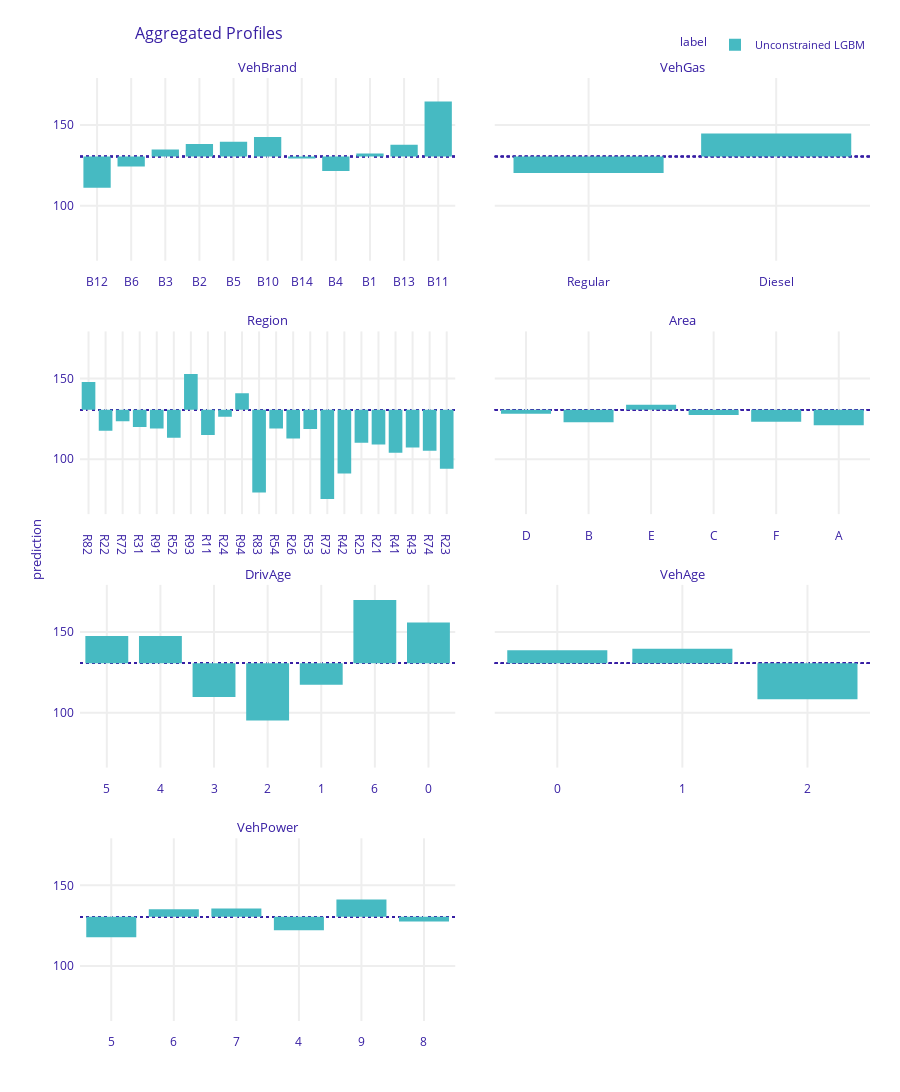

The notebook cell saved with this chart:
### Code cell
# Plots for unconstrained LGBM

pd_lgbm_unconstrained_cat.plot()

### Figure 1 — Plotly figure (JSON) as saved in the notebook; plotly's stock layout.template omitted (floating-point values rounded to 4 significant figures)
{"data": [{"alignmentgroup": "True", "base": [130.6, 130.6, 130.6, 130.6, 130.6, 130.6, 130.6, 130.6, 130.6, 130.6, 130.6], "customdata": [[111.1, "Unconstrained LGBM", "VehBrand"], [124.4, "Unconstrained LGBM", "VehBrand"], [134.8, "Unconstrained LGBM", "VehBrand"], [138.3, "Unconstrained LGBM", "VehBrand"], [139.7, "Unconstrained LGBM", "VehBrand"], [142.6, "Unconstrained LGBM", "VehBrand"], [129.3, "Unconstrained LGBM", "VehBrand"], [121.6, "Unconstrained LGBM", "VehBrand"], [132.3, "Unconstrained LGBM", "VehBrand"], [137.9, "Unconstrained LGBM", "VehBrand"], [164.6, "Unconstrained LGBM", "VehBrand"]], "hovertemplate": "<b>%{hovertext}</b><br><br>mean_prediction=%{base:.3f}<br>prediction=%{customdata[0]:.3f}<extra></extra>", "hovertext": ["Unconstrained LGBM", "Unconstrained LGBM", "Unconstrained LGBM", "Unconstrained LGBM", "Unconstrained LGBM", "Unconstrained LGBM", "Unconstrained LGBM", "Unconstrained LGBM", "Unconstrained LGBM", "Unconstrained LGBM", "Unconstrained LGBM"], "legendgroup": "Unconstrained LGBM", "marker": {"color": "#46bac2", "pattern": {"shape": ""}}, "name": "Unconstrained LGBM", "offsetgroup": "Unconstrained LGBM", "orientation": "v", "showlegend": true, "textposition": "auto", "type": "bar", "x": ["B12", "B6", "B3", "B2", "B5", "B10", "B14", "B4", "B1", "B13", "B11"], "xaxis": "x7", "y": [-19.44, -6.171, 4.265, 7.745, 9.127, 12.03, -1.235, -9.004, 1.745, 7.285, 34.03], "yaxis": "y7"}, {"alignmentgroup": "True", "base": [130.6, 130.6], "customdata": [[120.3, "Unconstrained LGBM", "VehGas"], [144.7, "Unconstrained LGBM", "VehGas"]], "hovertemplate": "<b>%{hovertext}</b><br><br>mean_prediction=%{base:.3f}<br>prediction=%{customdata[0]:.3f}<extra></extra>", "hovertext": ["Unconstrained LGBM", "Unconstrained LGBM"], "legendgroup": "Unconstrained LGBM", "marker": {"color": "#46bac2", "pattern": {"shape": ""}}, "name": "Unconstrained LGBM", "offsetgroup": "Unconstrained LGBM", "orientation": "v", "showlegend": false, "textposition": "auto", "type": "bar", "x": ["Regular", "Diesel"], "xaxis": "x8", "y": [-10.27, 14.16], "yaxis": "y8"}, {"alignmentgroup": "True", "base": [130.6, 130.6, 130.6, 130.6, 130.6, 130.6, 130.6, 130.6, 130.6, 130.6, 130.6, 130.6, 130.6, 130.6, 130.6, 130.6, 130.6, 130.6, 130.6, 130.6, 130.6, 130.6], "customdata": [[147.9, "Unconstrained LGBM", "Region"], [117.6, "Unconstrained LGBM", "Region"], [123.6, "Unconstrained LGBM", "Region"], [120.0, "Unconstrained LGBM", "Region"], [119.0, "Unconstrained LGBM", "Region"], [113.3, "Unconstrained LGBM", "Region"], [152.8, "Unconstrained LGBM", "Region"], [115.0, "Unconstrained LGBM", "Region"], [126.3, "Unconstrained LGBM", "Region"], [140.8, "Unconstrained LGBM", "Region"], [79.42, "Unconstrained LGBM", "Region"], [119.0, "Unconstrained LGBM", "Region"], [112.9, "Unconstrained LGBM", "Region"], [118.7, "Unconstrained LGBM", "Region"], [75.46, "Unconstrained LGBM", "Region"], [91.12, "Unconstrained LGBM", "Region"], [110.2, "Unconstrained LGBM", "Region"], [109.1, "Unconstrained LGBM", "Region"], [104.1, "Unconstrained LGBM", "Region"], [107.3, "Unconstrained LGBM", "Region"], [105.3, "Unconstrained LGBM", "Region"], [94.2, "Unconstrained LGBM", "Region"]], "hovertemplate": "<b>%{hovertext}</b><br><br>mean_prediction=%{base:.3f}<br>prediction=%{customdata[0]:.3f}<extra></extra>", "hovertext": ["Unconstrained LGBM", "Unconstrained LGBM", "Unconstrained LGBM", "Unconstrained LGBM", "Unconstrained LGBM", "Unconstrained LGBM", "Unconstrained LGBM", "Unconstrained LGBM", "Unconstrained LGBM", "Unconstrained LGBM", "Unconstrained LGBM", "Unconstrained LGBM", "Unconstrained LGBM", "Unconstrained LGBM", "Unconstrained LGBM", "Unconstrained LGBM", "Unconstrained LGBM", "Unconstrained LGBM", "Unconstrained LGBM", "Unconstrained LGBM", "Unconstrained LGBM", "Unconstrained LGBM"], "legendgroup": "Unconstrained LGBM", "marker": {"color": "#46bac2", "pattern": {"shape": ""}}, "name": "Unconstrained LGBM", "offsetgroup": "Unconstrained LGBM", "orientation": "v", "showlegend": false, "textposition": "auto", "type": "bar", "x": ["R82", "R22", "R72", "R31", "R91", "R52", "R93", "R11", "R24", "R94", "R83", "R54", "R26", "R53", "R73", "R42", "R25", "R21", "R41", "R43", "R74", "R23"], "xaxis": "x5", "y": [17.3, -12.93, -6.976, -10.55, -11.57, -17.26, 22.23, -15.61, -4.279, 10.25, -51.15, -11.55, -17.71, -11.89, -55.11, -39.45, -20.36, -21.42, -26.47, -23.3, -25.29, -36.37], "yaxis": "y5"}, {"alignmentgroup": "True", "base": [130.6, 130.6, 130.6, 130.6, 130.6, 130.6], "customdata": [[128.2, "Unconstrained LGBM", "Area"], [122.9, "Unconstrained LGBM", "Area"], [133.7, "Unconstrained LGBM", "Area"], [127.4, "Unconstrained LGBM", "Area"], [123.3, "Unconstrained LGBM", "Area"], [121.1, "Unconstrained LGBM", "Area"]], "hovertemplate": "<b>%{hovertext}</b><br><br>mean_prediction=%{base:.3f}<br>prediction=%{customdata[0]:.3f}<extra></extra>", "hovertext": ["Unconstrained LGBM", "Unconstrained LGBM", "Unconstrained LGBM", "Unconstrained LGBM", "Unconstrained LGBM", "Unconstrained LGBM"], "legendgroup": "Unconstrained LGBM", "marker": {"color": "#46bac2", "pattern": {"shape": ""}}, "name": "Unconstrained LGBM", "offsetgroup": "Unconstrained LGBM", "orientation": "v", "showlegend": false, "textposition": "auto", "type": "bar", "x": ["D", "B", "E", "C", "F", "A"], "xaxis": "x6", "y": [-2.336, -7.71, 3.179, -3.167, -7.307, -9.447], "yaxis": "y6"}, {"alignmentgroup": "True", "base": [130.6, 130.6, 130.6, 130.6, 130.6, 130.6, 130.6], "customdata": [[147.4, "Unconstrained LGBM", "DrivAge"], [147.4, "Unconstrained LGBM", "DrivAge"], [109.7, "Unconstrained LGBM", "DrivAge"], [95.19, "Unconstrained LGBM", "DrivAge"], [117.3, "Unconstrained LGBM", "DrivAge"], [169.7, "Unconstrained LGBM", "DrivAge"], [155.8, "Unconstrained LGBM", "DrivAge"]], "hovertemplate": "<b>%{hovertext}</b><br><br>mean_prediction=%{base:.3f}<br>prediction=%{customdata[0]:.3f}<extra></extra>", "hovertext": ["Unconstrained LGBM", "Unconstrained LGBM", "Unconstrained LGBM", "Unconstrained LGBM", "Unconstrained LGBM", "Unconstrained LGBM", "Unconstrained LGBM"], "legendgroup": "Unconstrained LGBM", "marker": {"color": "#46bac2", "pattern": {"shape": ""}}, "name": "Unconstrained LGBM", "offsetgroup": "Unconstrained LGBM", "orientation": "v", "showlegend": false, "textposition": "auto", "type": "bar", "x": ["5", "4", "3", "2", "1", "6", "0"], "xaxis": "x3", "y": [16.88, 16.85, -20.82, -35.37, -13.28, 39.12, 25.2], "yaxis": "y3"}, {"alignmentgroup": "True", "base": [130.6, 130.6, 130.6], "customdata": [[138.7, "Unconstrained LGBM", "VehAge"], [139.6, "Unconstrained LGBM", "VehAge"], [108.3, "Unconstrained LGBM", "VehAge"]], "hovertemplate": "<b>%{hovertext}</b><br><br>mean_prediction=%{base:.3f}<br>prediction=%{customdata[0]:.3f}<extra></extra>", "hovertext": ["Unconstrained LGBM", "Unconstrained LGBM", "Unconstrained LGBM"], "legendgroup": "Unconstrained LGBM", "marker": {"color": "#46bac2", "pattern": {"shape": ""}}, "name": "Unconstrained LGBM", "offsetgroup": "Unconstrained LGBM", "orientation": "v", "showlegend": false, "textposition": "auto", "type": "bar", "x": ["0", "1", "2"], "xaxis": "x4", "y": [8.096, 9.042, -22.27], "yaxis": "y4"}, {"alignmentgroup": "True", "base": [130.6, 130.6, 130.6, 130.6, 130.6, 130.6], "customdata": [[117.9, "Unconstrained LGBM", "VehPower"], [135.1, "Unconstrained LGBM", "VehPower"], [135.6, "Unconstrained LGBM", "VehPower"], [122.3, "Unconstrained LGBM", "VehPower"], [141.3, "Unconstrained LGBM", "VehPower"], [127.7, "Unconstrained LGBM", "VehPower"]], "hovertemplate": "<b>%{hovertext}</b><br><br>mean_prediction=%{base:.3f}<br>prediction=%{customdata[0]:.3f}<extra></extra>", "hovertext": ["Unconstrained LGBM", "Unconstrained LGBM", "Unconstrained LGBM", "Unconstrained LGBM", "Unconstrained LGBM", "Unconstrained LGBM"], "legendgroup": "Unconstrained LGBM", "marker": {"color": "#46bac2", "pattern": {"shape": ""}}, "name": "Unconstrained LGBM", "offsetgroup": "Unconstrained LGBM", "orientation": "v", "showlegend": false, "textposition": "auto", "type": "bar", "x": ["5", "6", "7", "4", "9", "8"], "xaxis": "x", "y": [-12.69, 4.572, 5.015, -8.301, 10.69, -2.915], "yaxis": "y"}], "layout": {"annotations": [{"font": {"size": 13}, "showarrow": false, "text": "VehPower", "x": 0.2375, "xanchor": "center", "xref": "paper", "y": 0.1938, "yanchor": "bottom", "yref": "paper"}, {"font": {"size": 13}, "showarrow": false, "text": "DrivAge", "x": 0.2375, "xanchor": "center", "xref": "paper", "y": 0.4625, "yanchor": "bottom", "yref": "paper"}, {"font": {"size": 13}, "showarrow": false, "text": "VehAge", "x": 0.7625, "xanchor": "center", "xref": "paper", "y": 0.4625, "yanchor": "bottom", "yref": "paper"}, {"font": {"size": 13}, "showarrow": false, "text": "Region", "x": 0.2375, "xanchor": "center", "xref": "paper", "y": 0.7312, "yanchor": "bottom", "yref": "paper"}, {"font": {"size": 13}, "showarrow": false, "text": "Area", "x": 0.7625, "xanchor": "center", "xref": "paper", "y": 0.7312, "yanchor": "bottom", "yref": "paper"}, {"font": {"size": 13}, "showarrow": false, "text": "VehBrand", "x": 0.2375, "xanchor": "center", "xref": "paper", "y": 1, "yanchor": "bottom", "yref": "paper"}, {"font": {"size": 13}, "showarrow": false, "text": "VehGas", "x": 0.7625, "xanchor": "center", "xref": "paper", "y": 1, "yanchor": "bottom", "yref": "paper"}, {"font": {"size": 13}, "showarrow": false, "text": "prediction", "textangle": -90, "x": -0.07, "xref": "paper", "y": 0.5, "yref": "paper"}], "barmode": "group", "font": {"color": "#371ea3"}, "height": 1509, "hovermode": "x unified", "legend": {"font": {"size": 11}, "itemsizing": "constant", "orientation": "h", "title": {"font": {"size": 12}, "text": "label"}, "tracegroupgap": 0, "x": 1, "xanchor": "right", "y": 1.02, "yanchor": "bottom"}, "margin": {"b": 71, "r": 30, "t": 78}, "shapes": [{"layer": "below", "line": {"color": "#371ea3", "dash": "dot", "width": 1.5}, "type": "line", "x0": 0, "x1": 1, "xref": "x domain", "y0": 130.6, "y1": 130.6, "yref": "y"}, {"layer": "below", "line": {"color": "#371ea3", "dash": "dot", "width": 1.5}, "type": "line", "x0": 0, "x1": 1, "xref": "x3 domain", "y0": 130.6, "y1": 130.6, "yref": "y3"}, {"layer": "below", "line": {"color": "#371ea3", "dash": "dot", "width": 1.5}, "type": "line", "x0": 0, "x1": 1, "xref": "x4 domain", "y0": 130.6, "y1": 130.6, "yref": "y4"}, {"layer": "below", "line": {"color": "#371ea3", "dash": "dot", "width": 1.5}, "type": "line", "x0": 0, "x1": 1, "xref": "x5 domain", "y0": 130.6, "y1": 130.6, "yref": "y5"}, {"layer": "below", "line": {"color": "#371ea3", "dash": "dot", "width": 1.5}, "type": "line", "x0": 0, "x1": 1, "xref": "x6 domain", "y0": 130.6, "y1": 130.6, "yref": "y6"}, {"layer": "below", "line": {"color": "#371ea3", "dash": "dot", "width": 1.5}, "type": "line", "x0": 0, "x1": 1, "xref": "x7 domain", "y0": 130.6, "y1": 130.6, "yref": "y7"}, {"layer": "below", "line": {"color": "#371ea3", "dash": "dot", "width": 1.5}, "type": "line", "x0": 0, "x1": 1, "xref": "x8 domain", "y0": 130.6, "y1": 130.6, "yref": "y8"}, {"layer": "below", "line": {"color": "#371ea3", "dash": "dot", "width": 1.5}, "type": "line", "x0": 0, "x1": 1, "xref": "x domain", "y0": 130.6, "y1": 130.6, "yref": "y"}, {"layer": "below", "line": {"color": "#371ea3", "dash": "dot", "width": 1.5}, "type": "line", "x0": 0, "x1": 1, "xref": "x3 domain", "y0": 130.6, "y1": 130.6, "yref": "y3"}, {"layer": "below", "line": {"color": "#371ea3", "dash": "dot", "width": 1.5}, "type": "line", "x0": 0, "x1": 1, "xref": "x4 domain", "y0": 130.6, "y1": 130.6, "yref": "y4"}, {"layer": "below", "line": {"color": "#371ea3", "dash": "dot", "width": 1.5}, "type": "line", "x0": 0, "x1": 1, "xref": "x5 domain", "y0": 130.6, "y1": 130.6, "yref": "y5"}, {"layer": "below", "line": {"color": "#371ea3", "dash": "dot", "width": 1.5}, "type": "line", "x0": 0, "x1": 1, "xref": "x6 domain", "y0": 130.6, "y1": 130.6, "yref": "y6"}, {"layer": "below", "line": {"color": "#371ea3", "dash": "dot", "width": 1.5}, "type": "line", "x0": 0, "x1": 1, "xref": "x7 domain", "y0": 130.6, "y1": 130.6, "yref": "y7"}, {"layer": "below", "line": {"color": "#371ea3", "dash": "dot", "width": 1.5}, "type": "line", "x0": 0, "x1": 1, "xref": "x8 domain", "y0": 130.6, "y1": 130.6, "yref": "y8"}, {"layer": "below", "line": {"color": "#371ea3", "dash": "dot", "width": 1.5}, "type": "line", "x0": 0, "x1": 1, "xref": "x domain", "y0": 130.6, "y1": 130.6, "yref": "y"}, {"layer": "below", "line": {"color": "#371ea3", "dash": "dot", "width": 1.5}, "type": "line", "x0": 0, "x1": 1, "xref": "x3 domain", "y0": 130.6, "y1": 130.6, "yref": "y3"}, {"layer": "below", "line": {"color": "#371ea3", "dash": "dot", "width": 1.5}, "type": "line", "x0": 0, "x1": 1, "xref": "x4 domain", "y0": 130.6, "y1": 130.6, "yref": "y4"}, {"layer": "below", "line": {"color": "#371ea3", "dash": "dot", "width": 1.5}, "type": "line", "x0": 0, "x1": 1, "xref": "x5 domain", "y0": 130.6, "y1": 130.6, "yref": "y5"}, {"layer": "below", "line": {"color": "#371ea3", "dash": "dot", "width": 1.5}, "type": "line", "x0": 0, "x1": 1, "xref": "x6 domain", "y0": 130.6, "y1": 130.6, "yref": "y6"}, {"layer": "below", "line": {"color": "#371ea3", "dash": "dot", "width": 1.5}, "type": "line", "x0": 0, "x1": 1, "xref": "x7 domain", "y0": 130.6, "y1": 130.6, "yref": "y7"}, {"layer": "below", "line": {"color": "#371ea3", "dash": "dot", "width": 1.5}, "type": "line", "x0": 0, "x1": 1, "xref": "x8 domain", "y0": 130.6, "y1": 130.6, "yref": "y8"}, {"layer": "below", "line": {"color": "#371ea3", "dash": "dot", "width": 1.5}, "type": "line", "x0": 0, "x1": 1, "xref": "x domain", "y0": 130.6, "y1": 130.6, "yref": "y"}, {"layer": "below", "line": {"color": "#371ea3", "dash": "dot", "width": 1.5}, "type": "line", "x0": 0, "x1": 1, "xref": "x3 domain", "y0": 130.6, "y1": 130.6, "yref": "y3"}, {"layer": "below", "line": {"color": "#371ea3", "dash": "dot", "width": 1.5}, "type": "line", "x0": 0, "x1": 1, "xref": "x4 domain", "y0": 130.6, "y1": 130.6, "yref": "y4"}, {"layer": "below", "line": {"color": "#371ea3", "dash": "dot", "width": 1.5}, "type": "line", "x0": 0, "x1": 1, "xref": "x5 domain", "y0": 130.6, "y1": 130.6, "yref": "y5"}, {"layer": "below", "line": {"color": "#371ea3", "dash": "dot", "width": 1.5}, "type": "line", "x0": 0, "x1": 1, "xref": "x6 domain", "y0": 130.6, "y1": 130.6, "yref": "y6"}, {"layer": "below", "line": {"color": "#371ea3", "dash": "dot", "width": 1.5}, "type": "line", "x0": 0, "x1": 1, "xref": "x7 domain", "y0": 130.6, "y1": 130.6, "yref": "y7"}, {"layer": "below", "line": {"color": "#371ea3", "dash": "dot", "width": 1.5}, "type": "line", "x0": 0, "x1": 1, "xref": "x8 domain", "y0": 130.6, "y1": 130.6, "yref": "y8"}, {"layer": "below", "line": {"color": "#371ea3", "dash": "dot", "width": 1.5}, "type": "line", "x0": 0, "x1": 1, "xref": "x domain", "y0": 130.6, "y1": 130.6, "yref": "y"}, {"layer": "below", "line": {"color": "#371ea3", "dash": "dot", "width": 1.5}, "type": "line", "x0": 0, "x1": 1, "xref": "x3 domain", "y0": 130.6, "y1": 130.6, "yref": "y3"}, {"layer": "below", "line": {"color": "#371ea3", "dash": "dot", "width": 1.5}, "type": "line", "x0": 0, "x1": 1, "xref": "x4 domain", "y0": 130.6, "y1": 130.6, "yref": "y4"}, {"layer": "below", "line": {"color": "#371ea3", "dash": "dot", "width": 1.5}, "type": "line", "x0": 0, "x1": 1, "xref": "x5 domain", "y0": 130.6, "y1": 130.6, "yref": "y5"}, {"layer": "below", "line": {"color": "#371ea3", "dash": "dot", "width": 1.5}, "type": "line", "x0": 0, "x1": 1, "xref": "x6 domain", "y0": 130.6, "y1": 130.6, "yref": "y6"}, {"layer": "below", "line": {"color": "#371ea3", "dash": "dot", "width": 1.5}, "type": "line", "x0": 0, "x1": 1, "xref": "x7 domain", "y0": 130.6, "y1": 130.6, "yref": "y7"}, {"layer": "below", "line": {"color": "#371ea3", "dash": "dot", "width": 1.5}, "type": "line", "x0": 0, "x1": 1, "xref": "x8 domain", "y0": 130.6, "y1": 130.6, "yref": "y8"}, {"layer": "below", "line": {"color": "#371ea3", "dash": "dot", "width": 1.5}, "type": "line", "x0": 0, "x1": 1, "xref": "x domain", "y0": 130.6, "y1": 130.6, "yref": "y"}, {"layer": "below", "line": {"color": "#371ea3", "dash": "dot", "width": 1.5}, "type": "line", "x0": 0, "x1": 1, "xref": "x3 domain", "y0": 130.6, "y1": 130.6, "yref": "y3"}, {"layer": "below", "line": {"color": "#371ea3", "dash": "dot", "width": 1.5}, "type": "line", "x0": 0, "x1": 1, "xref": "x4 domain", "y0": 130.6, "y1": 130.6, "yref": "y4"}, {"layer": "below", "line": {"color": "#371ea3", "dash": "dot", "width": 1.5}, "type": "line", "x0": 0, "x1": 1, "xref": "x5 domain", "y0": 130.6, "y1": 130.6, "yref": "y5"}, {"layer": "below", "line": {"color": "#371ea3", "dash": "dot", "width": 1.5}, "type": "line", "x0": 0, "x1": 1, "xref": "x6 domain", "y0": 130.6, "y1": 130.6, "yref": "y6"}, {"layer": "below", "line": {"color": "#371ea3", "dash": "dot", "width": 1.5}, "type": "line", "x0": 0, "x1": 1, "xref": "x7 domain", "y0": 130.6, "y1": 130.6, "yref": "y7"}, {"layer": "below", "line": {"color": "#371ea3", "dash": "dot", "width": 1.5}, "type": "line", "x0": 0, "x1": 1, "xref": "x8 domain", "y0": 130.6, "y1": 130.6, "yref": "y8"}, {"layer": "below", "line": {"color": "#371ea3", "dash": "dot", "width": 1.5}, "type": "line", "x0": 0, "x1": 1, "xref": "x domain", "y0": 130.6, "y1": 130.6, "yref": "y"}, {"layer": "below", "line": {"color": "#371ea3", "dash": "dot", "width": 1.5}, "type": "line", "x0": 0, "x1": 1, "xref": "x3 domain", "y0": 130.6, "y1": 130.6, "yref": "y3"}, {"layer": "below", "line": {"color": "#371ea3", "dash": "dot", "width": 1.5}, "type": "line", "x0": 0, "x1": 1, "xref": "x4 domain", "y0": 130.6, "y1": 130.6, "yref": "y4"}, {"layer": "below", "line": {"color": "#371ea3", "dash": "dot", "width": 1.5}, "type": "line", "x0": 0, "x1": 1, "xref": "x5 domain", "y0": 130.6, "y1": 130.6, "yref": "y5"}, {"layer": "below", "line": {"color": "#371ea3", "dash": "dot", "width": 1.5}, "type": "line", "x0": 0, "x1": 1, "xref": "x6 domain", "y0": 130.6, "y1": 130.6, "yref": "y6"}, {"layer": "below", "line": {"color": "#371ea3", "dash": "dot", "width": 1.5}, "type": "line", "x0": 0, "x1": 1, "xref": "x7 domain", "y0": 130.6, "y1": 130.6, "yref": "y7"}, {"layer": "below", "line": {"color": "#371ea3", "dash": "dot", "width": 1.5}, "type": "line", "x0": 0, "x1": 1, "xref": "x8 domain", "y0": 130.6, "y1": 130.6, "yref": "y8"}], "title": {"font": {"size": 16}, "text": "Aggregated Profiles", "x": 0.15}, "xaxis": {"anchor": "y", "automargin": true, "domain": [0, 0.475], "fixedrange": true, "gridwidth": 2, "showticklabels": true, "tickcolor": "white", "ticklen": 10, "ticks": "outside", "title": {"text": ""}, "type": "category"}, "xaxis2": {"anchor": "y2", "automargin": true, "domain": [0.525, 1], "fixedrange": true, "gridwidth": 2, "showticklabels": true, "tickcolor": "white", "ticklen": 10, "ticks": "outside", "title": {"text": ""}, "type": "category"}, "xaxis3": {"anchor": "y3", "automargin": true, "domain": [0, 0.475], "fixedrange": true, "gridwidth": 2, "showticklabels": true, "tickcolor": "white", "ticklen": 10, "ticks": "outside", "title": {"text": ""}, "type": "category"}, "xaxis4": {"anchor": "y4", "automargin": true, "domain": [0.525, 1], "fixedrange": true, "gridwidth": 2, "showticklabels": true, "tickcolor": "white", "ticklen": 10, "ticks": "outside", "title": {"text": ""}, "type": "category"}, "xaxis5": {"anchor": "y5", "automargin": true, "domain": [0, 0.475], "fixedrange": true, "gridwidth": 2, "showticklabels": true, "tickcolor": "white", "ticklen": 10, "ticks": "outside", "title": {"text": ""}, "type": "category"}, "xaxis6": {"anchor": "y6", "automargin": true, "domain": [0.525, 1], "fixedrange": true, "gridwidth": 2, "showticklabels": true, "tickcolor": "white", "ticklen": 10, "ticks": "outside", "title": {"text": ""}, "type": "category"}, "xaxis7": {"anchor": "y7", "automargin": true, "domain": [0, 0.475], "fixedrange": true, "gridwidth": 2, "showticklabels": true, "tickcolor": "white", "ticklen": 10, "ticks": "outside", "title": {"text": ""}, "type": "category"}, "xaxis8": {"anchor": "y8", "automargin": true, "domain": [0.525, 1], "fixedrange": true, "gridwidth": 2, "showticklabels": true, "tickcolor": "white", "ticklen": 10, "ticks": "outside", "title": {"text": ""}, "type": "category"}, "yaxis": {"anchor": "x", "automargin": true, "domain": [0, 0.1938], "fixedrange": true, "gridwidth": 2, "range": [66.03, 179.1], "tickcolor": "white", "ticklen": 3, "ticks": "outside", "title": {"text": ""}, "type": "linear", "zeroline": false}, "yaxis2": {"anchor": "x2", "automargin": true, "domain": [0, 0.1938], "fixedrange": true, "gridwidth": 2, "matches": "y", "showticklabels": false, "tickcolor": "white", "ticklen": 3, "ticks": "outside", "title": {"text": ""}, "type": "linear", "zeroline": false}, "yaxis3": {"anchor": "x3", "automargin": true, "domain": [0.2687, 0.4625], "fixedrange": true, "gridwidth": 2, "matches": "y", "range": [66.03, 179.1], "tickcolor": "white", "ticklen": 3, "ticks": "outside", "title": {"text": ""}, "type": "linear", "zeroline": false}, "yaxis4": {"anchor": "x4", "automargin": true, "domain": [0.2687, 0.4625], "fixedrange": true, "gridwidth": 2, "matches": "y", "showticklabels": false, "tickcolor": "white", "ticklen": 3, "ticks": "outside", "title": {"text": ""}, "type": "linear", "zeroline": false}, "yaxis5": {"anchor": "x5", "automargin": true, "domain": [0.5375, 0.7312], "fixedrange": true, "gridwidth": 2, "matches": "y", "range": [66.03, 179.1], "tickcolor": "white", "ticklen": 3, "ticks": "outside", "title": {"text": ""}, "type": "linear", "zeroline": false}, "yaxis6": {"anchor": "x6", "automargin": true, "domain": [0.5375, 0.7312], "fixedrange": true, "gridwidth": 2, "matches": "y", "showticklabels": false, "tickcolor": "white", "ticklen": 3, "ticks": "outside", "title": {"text": ""}, "type": "linear", "zeroline": false}, "yaxis7": {"anchor": "x7", "automargin": true, "domain": [0.8063, 1], "fixedrange": true, "gridwidth": 2, "matches": "y", "range": [66.03, 179.1], "tickcolor": "white", "ticklen": 3, "ticks": "outside", "title": {"text": ""}, "type": "linear", "zeroline": false}, "yaxis8": {"anchor": "x8", "automargin": true, "domain": [0.8063, 1], "fixedrange": true, "gridwidth": 2, "matches": "y", "showticklabels": false, "tickcolor": "white", "ticklen": 3, "ticks": "outside", "title": {"text": ""}, "type": "linear", "zeroline": false}}}
